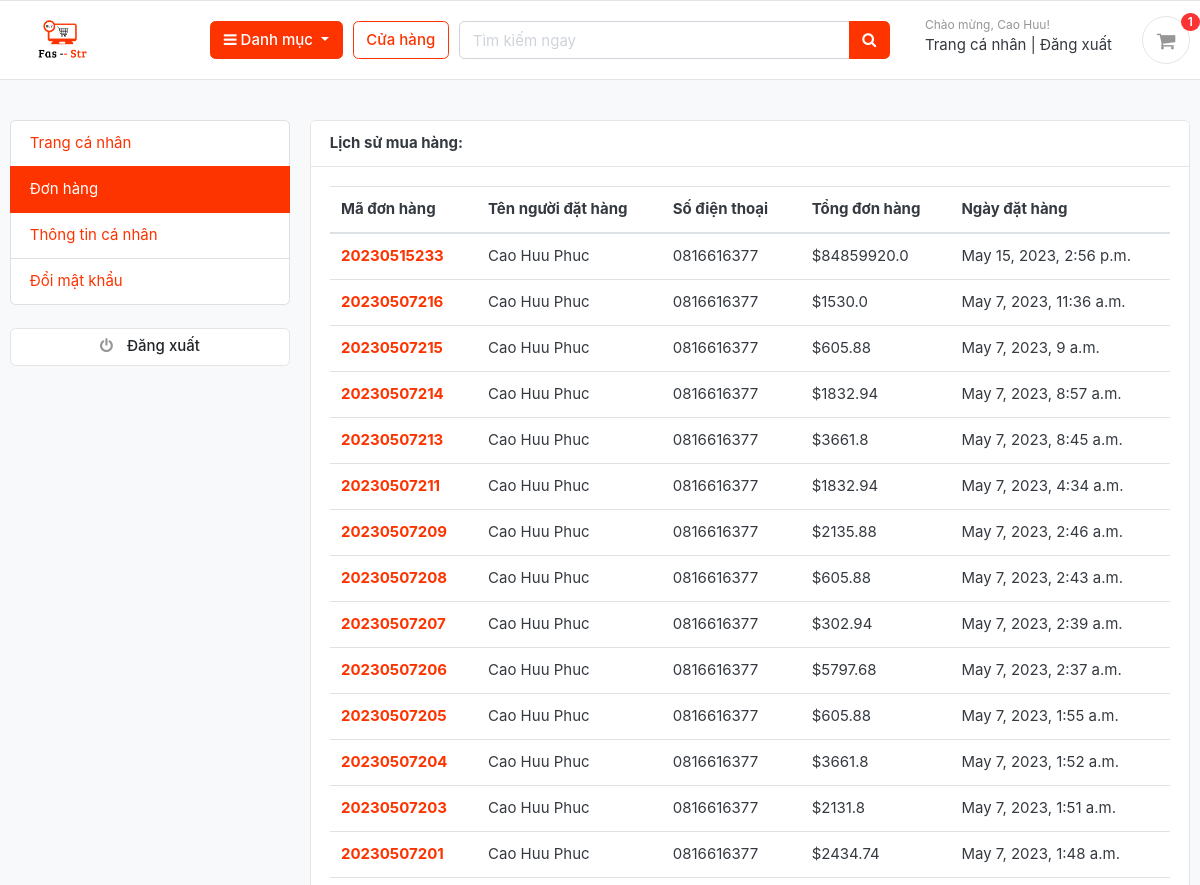
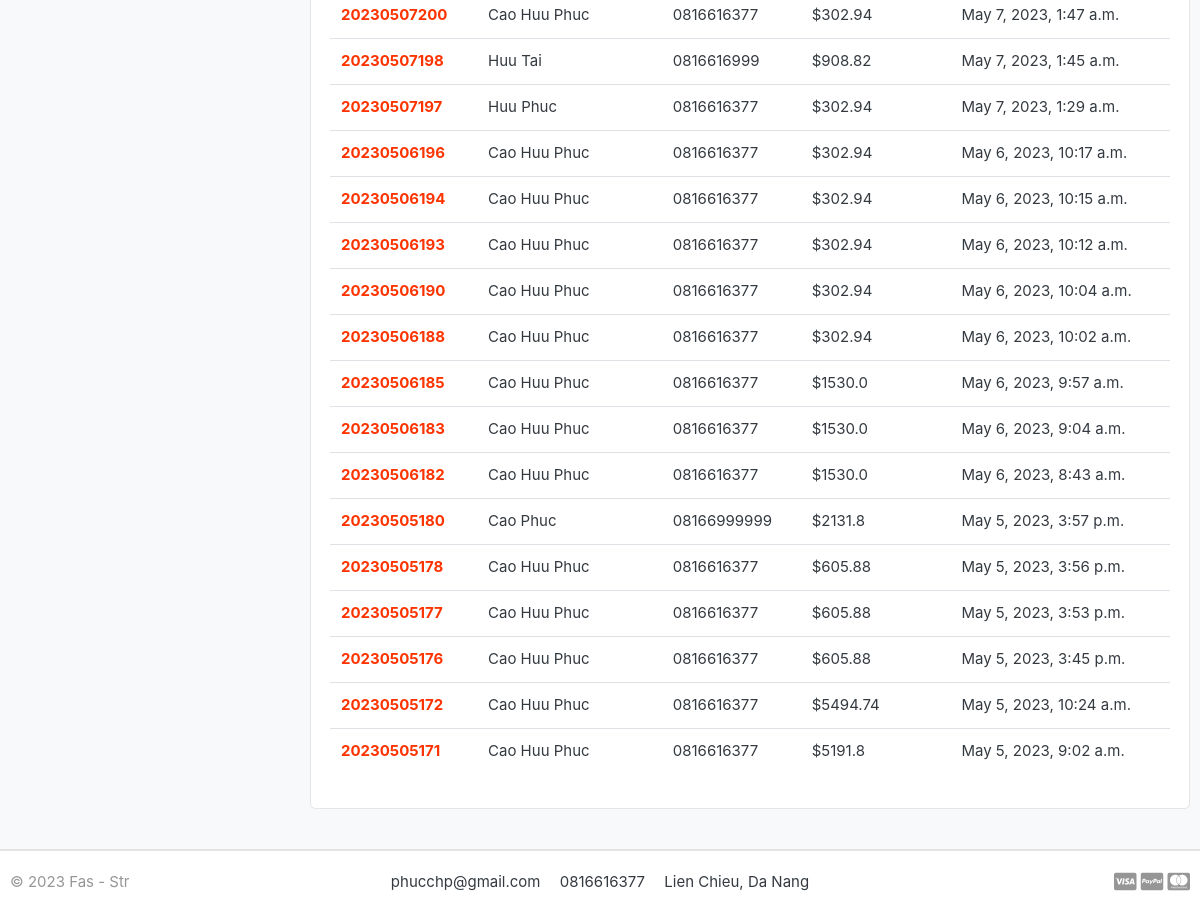
The page /accounts/my_orders/ (signed in) on the database its author committed (2 pictures, top to bottom).
### accounts/models.py (models this page shows, shortened)
class Account(AbstractBaseUser):
    first_name=models.CharField(max_length=50)
    last_name=models.CharField(max_length=50)
    username=models.CharField(max_length=50,unique=True)
    email=models.EmailField(max_length=100,unique=True)
    phone_number=models.CharField(max_length=50)
    date_joined=models.DateTimeField(auto_now_add=True)
    last_login=models.DateTimeField(auto_now_add=True)
    is_admin=models.BooleanField(default=False)
    is_staff=models.BooleanField(default=False)
    is_active=models.BooleanField(default=False)
    is_superadmin=models.BooleanField(default=False)
    USERNAME_FIELD='email'
    REQUIRED_FIELDS=['username','first_name','last_name']
    objects=MyAccountManager()

### orders/models.py (models this page shows, shortened)
class Order(models.Model):
    STATUS = {
        ('New', 'New'),
        ('Accepted', 'Accepted'),
        ('Completed', 'Completed'),
        ('Cancelled', 'Cancelled'),
    }
    user  = models.ForeignKey(Account, on_delete=models.SET_NULL, null=True)
    payment  = models.ForeignKey(Payment, on_delete=models.SET_NULL, null=True, blank=True)
    order_number = models.CharField(max_length=20)
    first_name = models.CharField(max_length=50)
    last_name = models.CharField(max_length=50)
    phone = models.CharField(max_length=15)
    email = models.EmailField(max_length=50)
    address_line_1 = models.CharField(max_length=50)
    address_line_2 = models.CharField(max_length=50, blank=True)
    country = models.CharField(max_length=50)
    state = models.CharField(max_length=50)
    city = models.CharField(max_length=50)
    order_note = models.CharField(max_length=100, blank=True)
    order_total = models.FloatField()
    tax = models.FloatField()
    status = models.CharField(max_length=10, choices=STATUS, default='New')
    ip = models.CharField(max_length=20, blank=True)
    is_ordered = models.BooleanField(default=False)
    created_at = models.DateTimeField(auto_now_add=True)
    updated_at = models.DateTimeField(auto_now=True)
    def full_name(self):
        return f'{self.first_name} {self.last_name}'

### accounts/views.py (the view)
# urls.py: path('my_orders/', views.my_orders, name='my_orders'),
@login_required(login_url='login')
def my_orders(request):
    orders = Order.objects.filter(user=request.user, is_ordered=True).order_by('-created_at')
    context = {
        'orders': orders,
    }
    return render(request, 'accounts/my_orders.html', context)

### carts/context_processors.py (called while the page is built)
def counter(request):
    cart_count = 0
    if 'admin' in request.path:
        return {}
    else:
        try:
            cart = Cart.objects.filter(cart_id=_cart_id(request))
            if request.user.is_authenticated:
                cart_items = CartItem.objects.all().filter(user=request.user)
            else:
                cart_items = CartItem.objects.all().filter(cart=cart[:1])
            for cart_item in cart_items:
                cart_count += cart_item.quantity
        except Cart.DoesNotExist:
            cart_count = 0
    return dict(cart_count=cart_count)

### carts/views.py (called while the page is built)
def _cart_id(request):
    cart = request.session.session_key
    if not cart:
        cart = request.session.create()
    return cart

### category/context_processors.py (called while the page is built)
def menu_links(request):
    links=Category.objects.all()
    print(links)
    return dict(links=links)

### category/models.py (called while the page is built)
    def get_url(self):
        return reverse('products_by_category',args=[self.slug])

    def __str__(self):
        return self.category_name

### templates/accounts/my_orders.html (shortened to what this page needs)
{% extends 'base.html' %}
{% block content%}
<section class="section-conten padding-y bg">
    <div class="container">
        <div class="row">
        {% include 'includes/dashboard_sidebar.html'%}
        <main class="col-md-9">
            <article class="card">
            <header class="card-header">
                <strong class="d-inline-block mr-3">Lịch sử mua hàng:</strong>
            </header>
            <div class="card-body">
                <div class="row">
                   <div class="col-md-12">
                    <table class="table table-hover">
                        <thead>
                          <tr>
                            <th scope="col">Mã đơn hàng</th>
                            <th scope="col">Tên người đặt hàng</th>
                            <th scope="col">Số điện thoại</th>
                            <th scope="col">Tổng đơn hàng</th>
                                  <th scope="col">Ngày đặt hàng</th>
                          </tr>
                        </thead>
                        <tbody>
                              {% for order in orders %}
                          <tr>
                            <th scope="row"><a href="{% url 'order_detail' order.order_number %}">{{order.order_number}}</a></th>
                            <td>{{order.full_name}}</td>
                            <td>{{order.phone}}</td>
                            <td>${{order.order_total}}</td>
                                  <td>{{order.created_at}}</td>
                          </tr>
                      {% endfor %}
                        </tbody>
                      </table>
                    </div>
                </div>
                </div>
            </div>
    </div>
    </section>
{% endblock %}

### templates/includes/navbar.html (shortened to what this page needs)
{% load static %}
<header class="section-header">
    <section class="header-main border-bottom">
        <div class="container">
            <div class="row align-items-center">
                <div class="col-lg-2 col-md-3 col-6 logo-container">
                    <a href="{% url 'home' %}" class="brand-wrap">
                        <img
                            class="logo"
                            src="{% static './images/logo-full.png' %}"
                        />
                    </a>
                </div>
                <div class="col-lg col-sm col-md col-6 flex-grow-0">
                    <div
                        class="category-wrap dropdown d-inline-block float-right"
                    >
                        <button
                            type="button"
                            class="btn btn-primary dropdown-toggle"
                            data-toggle="dropdown"
                        >
                            <i class="fa fa-bars"></i> Danh mục
                        </button>
                    </div>
                </div>
                <a href="{% url 'store' %}" class="btn btn-outline-primary"
                    >Cửa hàng</a
                >
                <div class="col-lg col-md-6 col-sm-12 col">
                    <form
                        action="{% url 'search' %}"
                        class="search"
                        method="GET"
                    >
                        <div class="input-group w-100">
                            <input
                                type="text"
                                class="form-control"
                                style="width: 60%"
                                placeholder="Tìm kiếm ngay"
                                name="keyword"
                            />
                            <div class="input-group-append">
                                <button class="btn btn-primary" type="submit">
                                    <i class="fa fa-search"></i>
                                </button>
                            </div>
                        </div>
                    </form>
                </div>
                <div class="col-lg-3 col-sm-6 col-8 order-2 order-lg-3">
                    <div class="d-flex justify-content-end mb-3 mb-lg-0">
                        {% if user.id is not None %}
                        <div class="widget-header">
                            <small class="title text-muted"
                                >Chào mừng, {{user.first_name}}!
                            </small>
                            <div>
                                <a href="{% url 'dashboard' %}">Trang cá nhân</a>
                                <span class="dark-transp"> | </span>
                                <a href="{% url 'logout' %}"> Đăng xuất</a>
                            </div>
                        </div>
                        {% endif %}
                        <a
                            href="{% url 'cart' %}"
                            class="widget-header pl-3 ml-3"
                        >
                            <div class="icon icon-sm rounded-circle border">
                                <i class="fa fa-shopping-cart"></i>
                            </div>
                            <span class="badge badge-pill badge-danger notify"
                                >{{ cart_count }}</span
                            >
                        </a>
                    </div>
                </div>
            </div>
        </div>
    </section>
</header>

### static/css/ui.css (style rules this page uses)
html { font-family: "Inter", sans-serif; font-size: 15px; }
.icon-xs, .icon-sm, .icon-md, .icon-lg { display: inline-block; text-align: center; flex-shrink: 0; flex-grow: 0; }
.icon-sm { width: 48px; height: 48px; line-height: 48px !important; font-size: 20px; }
.padding-y { padding-top: 40px; padding-bottom: 40px; }
article:after, .form-group:after { display: block; clear: both; content: ""; }
.bg { background-color: #f8f9fa; }
.header-main { position: relative; padding-top: 1rem; padding-bottom: 1rem; }
.brand-wrap .logo, .navbar-brand .logo { margin-right: 7px; max-height: 42px; display: inline-block; }
.widget-header { display: inline-block; vertical-align: middle; position: relative; }
.widget-header a { color: #343a40; }
.widget-header i { color: #969696; }
.widget-header .title { display: block; }
.widget-header .notify { position: absolute; top: -3px; right: -10px; }
.notify { position: absolute; top: -4px; right: -10px; display: inline-block; padding: 0.25em 0.6em; font-size: 12px; line-height: 1; text-align: center; border-radius: 3rem; color: #fff; background-color: #fa3434; }

### rows shown on the page
Account: first_name "Cao Huu"
Order: order_number "20230515233", full_name "Cao Huu Phuc", phone "0816616377", order_total "84859920.0", created_at "May 15, 2023, 2:56 p.m."
Order: order_number "20230507216", full_name "Cao Huu Phuc", phone "0816616377", order_total "1530.0", created_at "May 7, 2023, 11:36 a.m."
Order: order_number "20230507215", full_name "Cao Huu Phuc", phone "0816616377", order_total "605.88", created_at "May 7, 2023, 9 a.m."
Order: order_number "20230507214", full_name "Cao Huu Phuc", phone "0816616377", order_total "1832.94", created_at "May 7, 2023, 8:57 a.m."
Order: order_number "20230507213", full_name "Cao Huu Phuc", phone "0816616377", order_total "3661.8", created_at "May 7, 2023, 8:45 a.m."
Order: order_number "20230507211", full_name "Cao Huu Phuc", phone "0816616377", order_total "1832.94", created_at "May 7, 2023, 4:34 a.m."
Order: order_number "20230507209", full_name "Cao Huu Phuc", phone "0816616377", order_total "2135.88", created_at "May 7, 2023, 2:46 a.m."
Order: order_number "20230507208", full_name "Cao Huu Phuc", phone "0816616377", order_total "605.88", created_at "May 7, 2023, 2:43 a.m."
Order: order_number "20230507207", full_name "Cao Huu Phuc", phone "0816616377", order_total "302.94", created_at "May 7, 2023, 2:39 a.m."
Order: order_number "20230507206", full_name "Cao Huu Phuc", phone "0816616377", order_total "5797.68", created_at "May 7, 2023, 2:37 a.m."
Order: order_number "20230507205", full_name "Cao Huu Phuc", phone "0816616377", order_total "605.88", created_at "May 7, 2023, 1:55 a.m."
Order: order_number "20230507204", full_name "Cao Huu Phuc", phone "0816616377", order_total "3661.8", created_at "May 7, 2023, 1:52 a.m."
Order: order_number "20230507203", full_name "Cao Huu Phuc", phone "0816616377", order_total "2131.8", created_at "May 7, 2023, 1:51 a.m."
Order: order_number "20230507201", full_name "Cao Huu Phuc", phone "0816616377", order_total "2434.74", created_at "May 7, 2023, 1:48 a.m."
Order: order_number "20230507200", full_name "Cao Huu Phuc", phone "0816616377", order_total "302.94", created_at "May 7, 2023, 1:47 a.m."
Order: order_number "20230507198", full_name "Huu Tai", phone "0816616999", order_total "908.82", created_at "May 7, 2023, 1:45 a.m."
Order: order_number "20230507197", full_name "Huu Phuc", phone "0816616377", order_total "302.94", created_at "May 7, 2023, 1:29 a.m."
Order: order_number "20230506196", full_name "Cao Huu Phuc", phone "0816616377", order_total "302.94", created_at "May 6, 2023, 10:17 a.m."
Order: order_number "20230506194", full_name "Cao Huu Phuc", phone "0816616377", order_total "302.94", created_at "May 6, 2023, 10:15 a.m."
Order: order_number "20230506193", full_name "Cao Huu Phuc", phone "0816616377", order_total "302.94", created_at "May 6, 2023, 10:12 a.m."
Order: order_number "20230506190", full_name "Cao Huu Phuc", phone "0816616377", order_total "302.94", created_at "May 6, 2023, 10:04 a.m."
Order: order_number "20230506188", full_name "Cao Huu Phuc", phone "0816616377", order_total "302.94", created_at "May 6, 2023, 10:02 a.m."
Order: order_number "20230506185", full_name "Cao Huu Phuc", phone "0816616377", order_total "1530.0", created_at "May 6, 2023, 9:57 a.m."
Order: order_number "20230506183", full_name "Cao Huu Phuc", phone "0816616377", order_total "1530.0", created_at "May 6, 2023, 9:04 a.m."
Order: order_number "20230506182", full_name "Cao Huu Phuc", phone "0816616377", order_total "1530.0", created_at "May 6, 2023, 8:43 a.m."
Order: order_number "20230505180", full_name "Cao Phuc", phone "08166999999", order_total "2131.8", created_at "May 5, 2023, 3:57 p.m."
Order: order_number "20230505178", full_name "Cao Huu Phuc", phone "0816616377", order_total "605.88", created_at "May 5, 2023, 3:56 p.m."
Order: order_number "20230505177", full_name "Cao Huu Phuc", phone "0816616377", order_total "605.88", created_at "May 5, 2023, 3:53 p.m."
Order: order_number "20230505176", full_name "Cao Huu Phuc", phone "0816616377", order_total "605.88", created_at "May 5, 2023, 3:45 p.m."
Order: order_number "20230505172", full_name "Cao Huu Phuc", phone "0816616377", order_total "5494.74", created_at "May 5, 2023, 10:24 a.m."
Order: order_number "20230505171", full_name "Cao Huu Phuc", phone "0816616377", order_total "5191.8", created_at "May 5, 2023, 9:02 a.m."

### other values the page prints
{{ cart_count }} "1"
